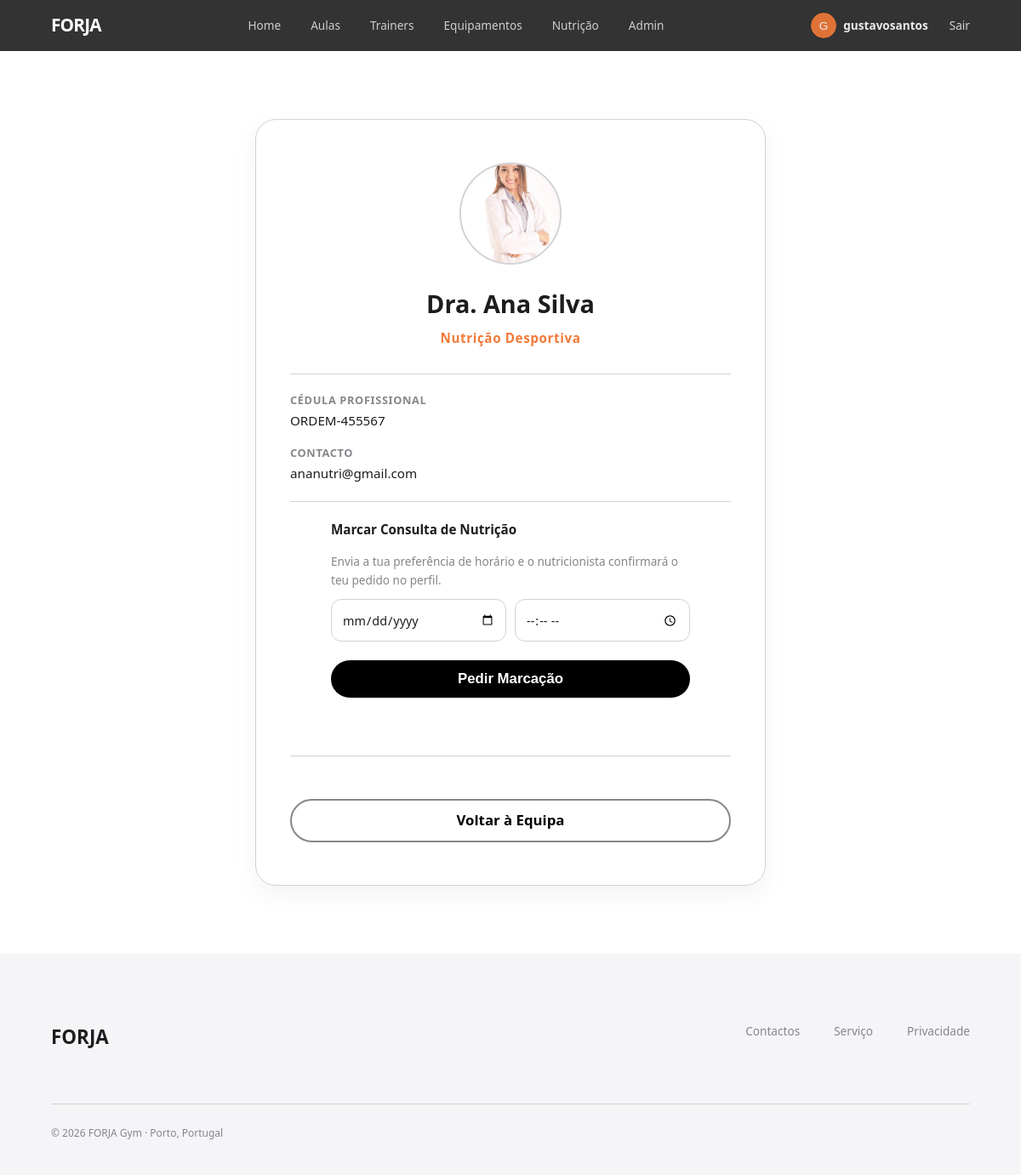
Page /pages/nutritionist_profile.php?id=7 (signed in) on the earlier database version.
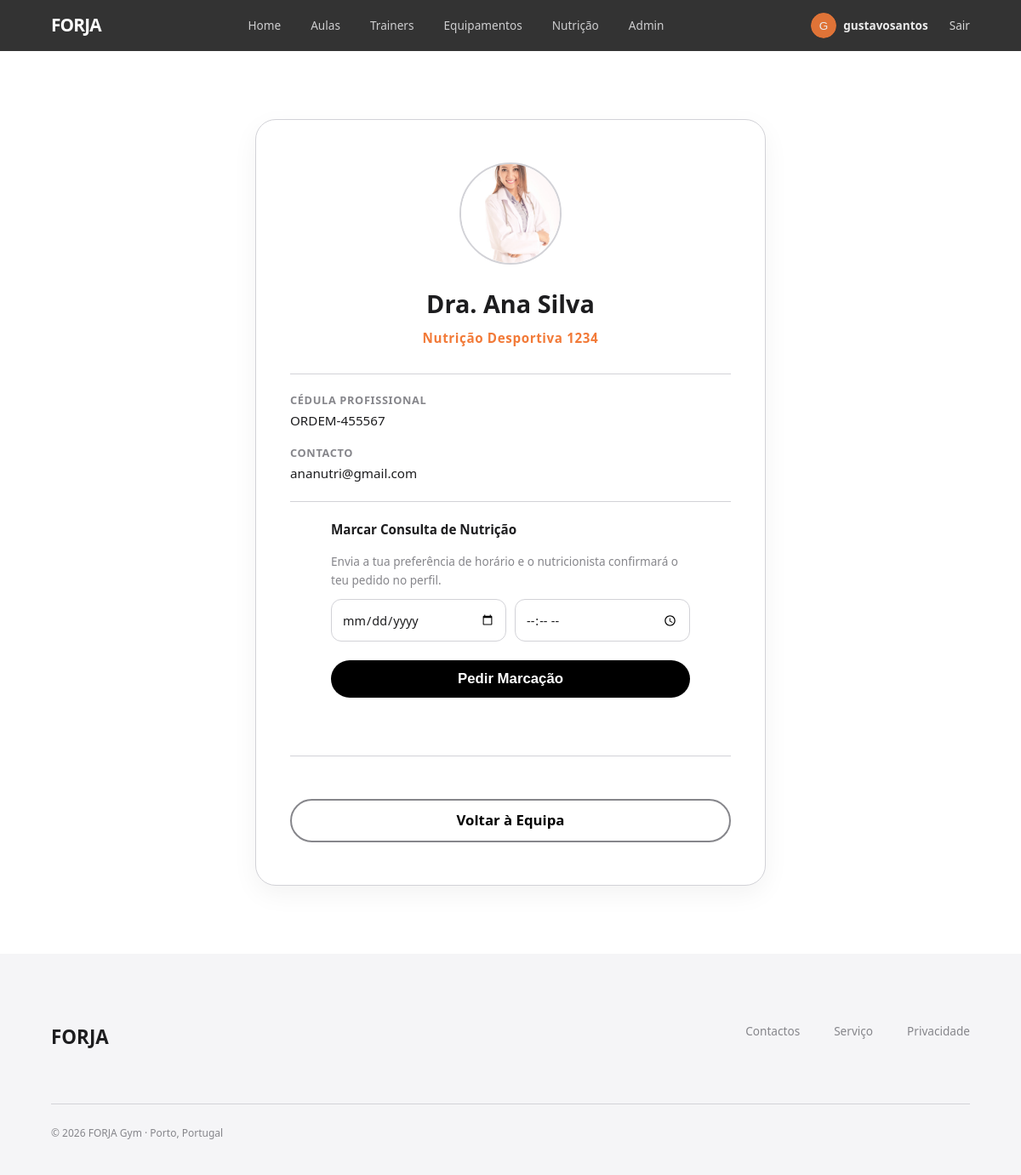
Same page on the later database version.
### tables this page shows
CREATE TABLE nutritionist_profile (
    id_user        INTEGER PRIMARY KEY,
    specialization TEXT    NOT NULL,
    license_number TEXT    NOT NULL UNIQUE, 
    FOREIGN KEY (id_user) REFERENCES user(id) ON DELETE CASCADE
);

CREATE TABLE user (
    id         INTEGER  PRIMARY KEY AUTOINCREMENT,
    username   TEXT     NOT NULL UNIQUE,
    name       TEXT     NOT NULL,
    age       INTEGER  CHECK (age >= 0),
    email      TEXT     NOT NULL UNIQUE,
    password   TEXT     NOT NULL, 
    photo      TEXT,              
    role       TEXT     NOT NULL
                        CHECK (role IN ('admin', 'trainer', 'member', 'nutritionist'))
                        DEFAULT 'member',
    created_at DATETIME NOT NULL DEFAULT CURRENT_TIMESTAMP,
    membership TEXT NOT NULL DEFAULT 'basico'
);

### database/user_auth.php (called while the page is built, shortened)
<?php
class UserAuth
{
    static function currentUser(): ?array
    {
        return [
            'id'       => $_SESSION['user_id'],
            'username' => $_SESSION['user_username'],
            'name'     => $_SESSION['user_name'],
            'role'     => $_SESSION['user_role'],
            'photo'    => $_SESSION['user_photo'] ?? '',
            'membership' => $_SESSION['user_membership'] ?? 'basico',
        ];
    }
}

### pages/nutritionist_profile.php (the view, shortened to what this page needs)
<?php
require_once('../templates/common.php');
require_once('../database/user_auth.php');
$db = getDatabaseConnection();
$id = isset($_GET['id']) ? intval($_GET['id']) : 0;
$stmt = $db->prepare('
    SELECT u.name, u.photo, u.email, np.specialization, np.license_number
    FROM user u
    JOIN nutritionist_profile np ON u.id = np.id_user
    WHERE u.id = ?
');
$stmt->execute([$id]);
$nutriInfo = $stmt->fetch(PDO::FETCH_ASSOC);
$photo_src = !empty($nutriInfo['photo']) ? "../imgs/" . htmlspecialchars($nutriInfo['photo']) : "../imgs/default-avatar.png";
?>
<link rel="stylesheet" href="../css/trainer_profile.css">
<link rel="stylesheet" href="../css/nutrition.css">
<main class="profile-page-wrapper">
    <article class="profile-login-card" style="max-width: 600px;">
        <img src="<?= $photo_src ?>" alt="<?= htmlspecialchars($nutriInfo['name']) ?>" class="profile-big-photo" onerror="this.onerror=null; this.src='../imgs/default-avatar.png';">
        <h1 class="profile-name"><?= htmlspecialchars($nutriInfo['name']) ?></h1>
        <p class="profile-specialty"><?= str_replace(',', ' &bull; ', htmlspecialchars($nutriInfo['specialization'])) ?></p>
        <div class="profile-details-list" style="margin-bottom: 20px;">
            <div class="profile-detail-item">
                <strong>Cédula Profissional</strong>
                <span><?= htmlspecialchars($nutriInfo['license_number']) ?></span>
            </div>
            <div class="profile-detail-item">
                <strong>Contacto</strong>
                <span><?= htmlspecialchars($nutriInfo['email']) ?></span>
            </div>
        </div>
        <section class="booking-section">
            <h4 class="review-box-title" style="margin-bottom: 15px;">Marcar Consulta de Nutrição</h4>
            <p style="font-size: 0.85rem; color: var(--text-muted); margin-bottom: 12px;">Envia a tua preferência de horário e o nutricionista confirmará o teu pedido no perfil.</p>
            <form class="booking-form" method="post" action="nutritionist_profile.php?id=<?= $id ?>" style="margin-bottom: 20px;">
                <div class="booking-row">
                    <input type="date" name="booking_date" class="booking-input" required min="<?= date('Y-m-d', strtotime('+1 day')) ?>">
                    <input type="time" name="booking_time" class="booking-input" required>
                </div>
                <button type="submit" class="btn-review-submit">Pedir Marcação</button>
            </form>
        </section>
        <a href="nutrition.php" class="btn-text btn-back-team">Voltar à Equipa</a>
    </article>
</main>

Differences in the rows shown:
changed nutritionist_profile "ORDEM-455567": specialization "Nutrição Desportiva" → "Nutrição Desportiva 1234"
